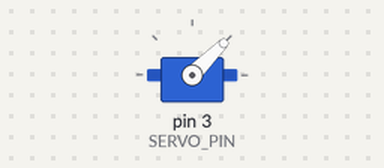
The sketch below on a simulated Arduino Uno, built with avr-gcc and run on an emulated ATmega328P. Shown: servo.

Above: at 0.05 s.
At 3.0 s:
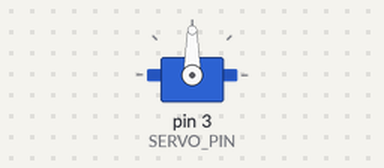
At 6.0 s:
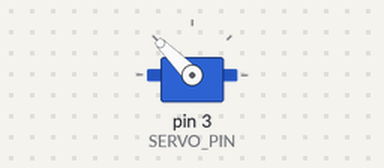
Timing chart, 0 to 7.8 s (numbered marks = the images above):
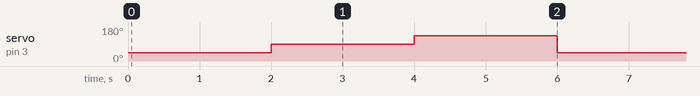

The sketch:

servo-test.ino
```cpp
#include <Servo.h>

Servo steeringServo;

const int SERVO_PIN = 3;

void setup() {
  // put your setup code here, to run once:
  steeringServo.attach(SERVO_PIN);

  // Start centered
  steeringServo.write(90);
}

void loop() {
  // put your main code here, to run repeatedly:
  steeringServo.write(45);
  delay(2000);
  steeringServo.write(90);
  delay(2000);
  steeringServo.write(135);
  delay(2000);

}
```

Measured:
- by itself, servo on pin 3 (SERVO_PIN): repeats every 6.0 s: 135° 2.0 s, 45° 2.0 s, 90° 2.0 s
